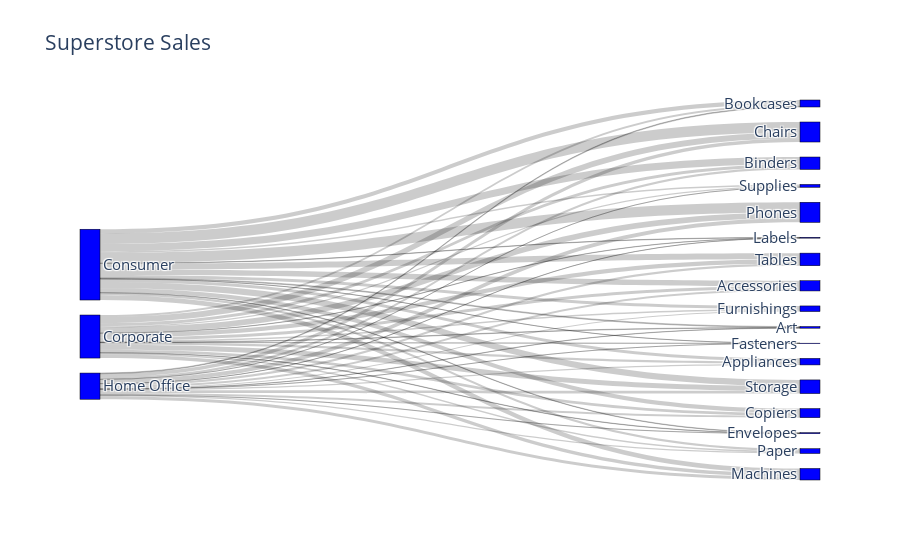

Notebook code cell kept with this figure:
### Markdown cell above
Now we can forward our created lists to Plotly and already start plotting.

### Code cell
fig= go.Figure(data=[go.Sankey(
    node = dict(
        pad=15,
        thickness = 20,
        line = dict(color = 'black', width = 0.5),
        label = labels,
        color = 'blue'
    
    ),
    link = dict(
        source = sources,
        target  = targets,
        value = values
    )
)])

fig.update_layout(title_text = 'Superstore Sales', font_size = 15)
fig.show()

### Figure 1 — Plotly figure (JSON) as saved in the notebook; plotly's stock layout.template omitted (floating-point values rounded to 4 significant figures)
{"data": [{"link": {"source": [0, 0, 0, 0, 0, 0, 0, 0, 0, 0, 0, 0, 0, 0, 0, 0, 0, 1, 1, 1, 1, 1, 1, 1, 1, 1, 1, 1, 1, 1, 1, 1, 1, 1, 2, 2, 2, 2, 2, 2, 2, 2, 2, 2, 2, 2, 2, 2, 2, 2, 2], "target": [6, 7, 8, 9, 10, 11, 12, 13, 14, 15, 16, 17, 18, 19, 20, 21, 22, 6, 7, 8, 9, 10, 11, 12, 13, 14, 15, 16, 17, 18, 19, 20, 21, 22, 6, 7, 8, 9, 10, 11, 12, 13, 14, 15, 16, 17, 18, 19, 20, 21, 22], "value": [68630.0, 172900.0, 6709.0, 99930.0, 100500.0, 49620.0, 14250.0, 169900.0, 118200.0, 52820.0, 36320.0, 87110.0, 7771.0, 1681.0, 25740.0, 79540.0, 69820.0, 34010.0, 99140.0, 4102.0, 70870.0, 79790.0, 25000.0, 8590.0, 91150.0, 51560.0, 36590.0, 23880.0, 48190.0, 5943.0, 783.3, 19440.0, 60280.0, 46830.0, 12240.0, 56450.0, 1675.0, 36160.0, 43560.0, 17080.0, 4276.0, 68920.0, 33690.0, 18120.0, 18270.0, 32080.0, 2763.0, 560.0, 1497.0, 49420.0, 32880.0]}, "node": {"color": "blue", "label": ["Consumer", "Corporate", "Home Office", "Furniture", "Office Supplies", "Technology", "Bookcases", "Chairs", "Labels", "Tables", "Storage", "Furnishings", "Art", "Phones", "Binders", "Appliances", "Paper", "Accessories", "Envelopes", "Fasteners", "Supplies", "Machines", "Copiers"], "line": {"color": "black", "width": 0.5}, "pad": 15, "thickness": 20}, "type": "sankey"}], "layout": {"font": {"size": 15}, "title": {"text": "Superstore Sales"}}}
